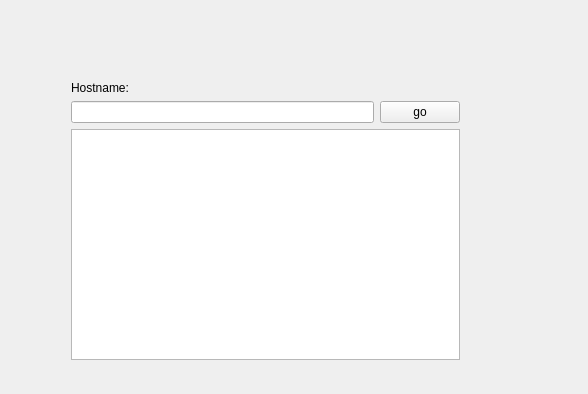
<?xml version="1.0" encoding="UTF-8"?>
<ui version="4.0">
 <class>Webclient</class>
 <widget class="QWidget" name="Webclient">
  <property name="geometry">
   <rect>
    <x>0</x>
    <y>0</y>
    <width>588</width>
    <height>394</height>
   </rect>
  </property>
  <property name="windowTitle">
   <string>Webclient</string>
  </property>
  <widget class="QWidget" name="verticalLayoutWidget">
   <property name="geometry">
    <rect>
     <x>60</x>
     <y>70</y>
     <width>411</width>
     <height>301</height>
    </rect>
   </property>
   <layout class="QVBoxLayout" name="verticalLayout">
    <item>
     <widget class="QLabel" name="label">
      <property name="text">
       <string>Hostname:</string>
      </property>
     </widget>
    </item>
    <item>
     <layout class="QHBoxLayout" name="horizontalLayout">
      <item>
       <widget class="QLineEdit" name="hostname"/>
      </item>
      <item>
       <widget class="QPushButton" name="startButton">
        <property name="text">
         <string>go</string>
        </property>
       </widget>
      </item>
     </layout>
    </item>
    <item>
     <widget class="QTextBrowser" name="output"/>
    </item>
   </layout>
  </widget>
 </widget>
 <layoutdefault spacing="6" margin="11"/>
 <resources/>
 <connections/>
</ui>
